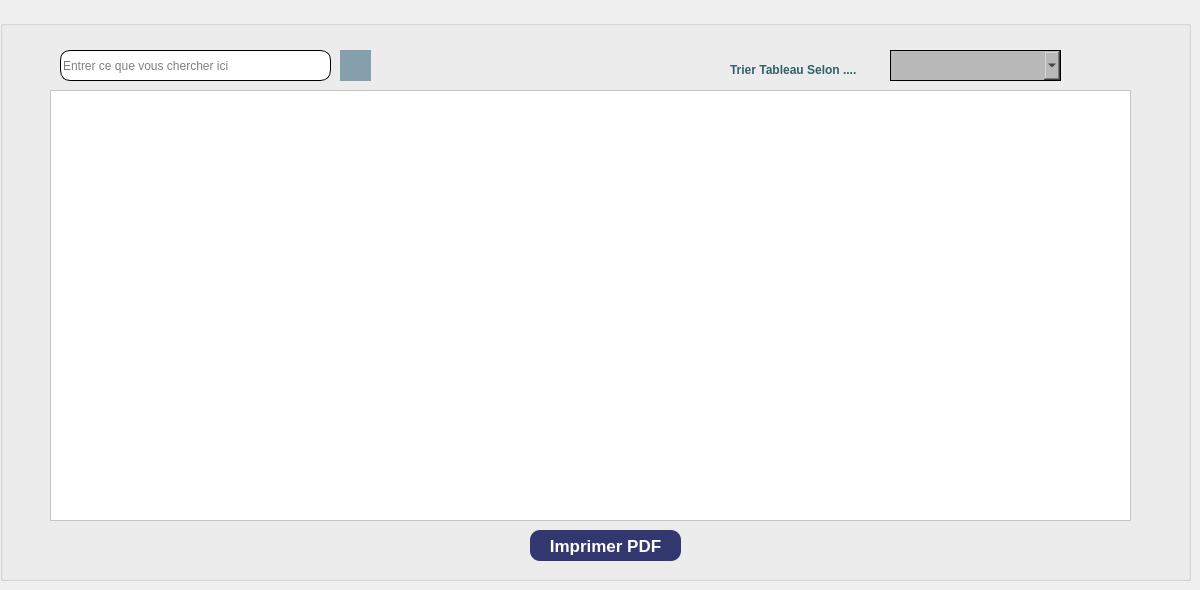
   <widget class="QWidget" name="tab">
    <property name="styleSheet">
     <string notr="true">background-image:url();</string>
    </property>
    <attribute name="title">
     <string>Consulter</string>
    </attribute>
    <widget class="QGroupBox" name="groupBox_5">
     <property name="geometry">
      <rect>
       <x>0</x>
       <y>20</y>
       <width>1191</width>
       <height>561</height>
      </rect>
     </property>
     <property name="font">
      <font>
       <pointsize>13</pointsize>
      </font>
     </property>
     <property name="styleSheet">
      <string notr="true">background-image:url();
background-color :  ; 
</string>
     </property>
     <property name="title">
      <string/>
     </property>
     <widget class="QTableView" name="tableaupub">
      <property name="geometry">
       <rect>
        <x>50</x>
        <y>70</y>
        <width>1081</width>
        <height>431</height>
       </rect>
      </property>
      <property name="styleSheet">
       <string notr="true">background-color: rgb(255, 255, 255);


</string>
      </property>
     </widget>
     <widget class="QPushButton" name="pushButton">
      <property name="geometry">
       <rect>
        <x>530</x>
        <y>510</y>
        <width>151</width>
        <height>31</height>
       </rect>
      </property>
      <property name="font">
       <font>
        <weight>75</weight>
        <bold>true</bold>
       </font>
      </property>
      <property name="cursor">
       <cursorShape>PointingHandCursor</cursorShape>
      </property>
      <property name="styleSheet">
       <string notr="true">QPushButton{
background-image: url();
color : white; 
border-radius : 10px ;
padding : 1px ; 
background-color:#333770;
color : white ; 


}
QPushButton:hover{
color : white ; 
/*background-color : #D46F4D; */


}



</string>
      </property>
      <property name="text">
       <string>Imprimer PDF</string>
      </property>
      <property name="icon">
       <iconset resource="source.qrc">
        <normaloff>:/img/images/pd.png</normaloff>:/img/images/pd.png</iconset>
      </property>
      <property name="iconSize">
       <size>
        <width>30</width>
        <height>20</height>
       </size>
      </property>
     </widget>
     <widget class="QLineEdit" name="recherche">
      <property name="geometry">
       <rect>
        <x>60</x>
        <y>30</y>
        <width>271</width>
        <height>31</height>
       </rect>
      </property>
      <property name="font">
       <font>
        <pointsize>9</pointsize>
       </font>
      </property>
      <property name="styleSheet">
       <string notr="true">border-radius : 10px ; 
border : 1px solid black ;</string>
      </property>
      <property name="text">
       <string/>
      </property>
      <property name="placeholderText">
       <string>Entrer ce que vous chercher ici</string>
      </property>
     </widget>
     <widget class="QPushButton" name="rechbutton">
      <property name="geometry">
       <rect>
        <x>340</x>
        <y>30</y>
        <width>31</width>
        <height>31</height>
       </rect>
      </property>
      <property name="font">
       <font>
        <family>Arial</family>
        <pointsize>-1</pointsize>
        <weight>75</weight>
        <bold>true</bold>
       </font>
      </property>
      <property name="cursor">
       <cursorShape>PointingHandCursor</cursorShape>
      </property>
      <property name="styleSheet">
       <string notr="true">
QPushButton{
background:none;
    font-family: Arial, sans-serif; 
    font-weight: bold; 
    font-size: 20px; 
border : none ; 
border-radius : 0 px ;
color : black ; 
padding:2px;
background-color:  #85A0AB;
border-radius: 20px;


}
QPushButton:hover{
background-color:  #638691;
border:none ; 
border-radius: 20px;

 
}
</string>
      </property>
      <property name="text">
       <string/>
      </property>
      <property name="icon">
       <iconset resource="source.qrc">
        <normaloff>:/img/images/search.png</normaloff>:/img/images/search.png</iconset>
      </property>
     </widget>
     <widget class="QComboBox" name="comboBox">
      <property name="geometry">
       <rect>
        <x>890</x>
        <y>30</y>
        <width>171</width>
        <height>31</height>
       </rect>
      </property>
      <property name="font">
       <font>
        <pointsize>8</pointsize>
       </font>
      </property>
      <property name="styleSheet">
       <string notr="true">background-color: rgb(185, 185, 185) ; 
border : 1px solid black ;</string>
      </property>
     </widget>
     <widget class="QLabel" name="label_71">
      <property name="geometry">
       <rect>
        <x>730</x>
        <y>40</y>
        <width>131</width>
        <height>20</height>
       </rect>
      </property>
      <property name="font">
       <font>
        <pointsize>9</pointsize>
        <weight>75</weight>
        <bold>true</bold>
       </font>
      </property>
      <property name="styleSheet">
       <string notr="true">color: #306069;</string>
      </property>
      <property name="text">
       <string>Trier Tableau Selon ....</string>
      </property>
     </widget>
     <widget class="QLabel" name="label_2">
      <property name="geometry">
       <rect>
        <x>1060</x>
        <y>30</y>
        <width>71</width>
        <height>31</height>
       </rect>
      </property>
      <property name="styleSheet">
       <string notr="true">image: url(:/img/images/table.png);</string>
      </property>
      <property name="text">
       <string/>
      </property>
     </widget>
     <widget class="QLineEdit" name="lineEdit">
      <property name="geometry">
       <rect>
        <x>1270</x>
        <y>30</y>
        <width>113</width>
        <height>20</height>
       </rect>
      </property>
     </widget>
    </widget>
   </widget>
